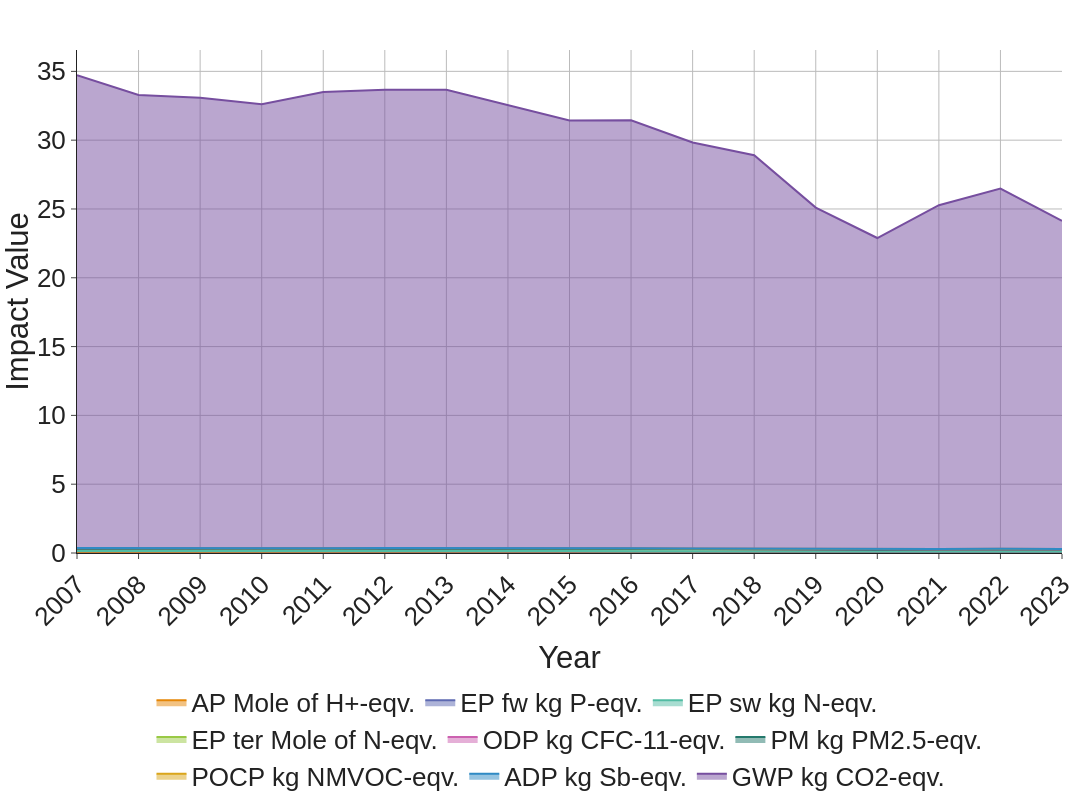
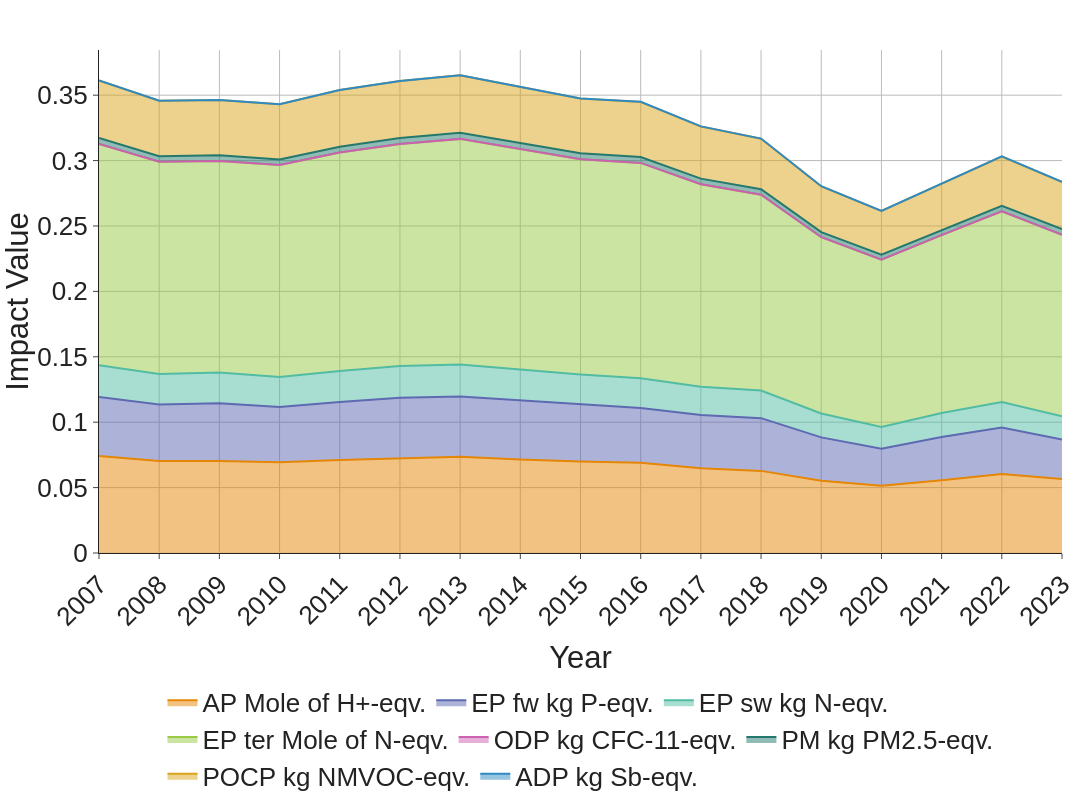

The notebook cell these images were saved under, in order:
### Code cell
# Figure 4: Environmental impacts of electricity consumption to produce 1 kg of hydrogen via AWE in Germany from 2007 to 2023: 
#        (a) with all environmental impacts and 
#        (b) without global warming potential.
# Excel: teams:LCA_Results+RawData.xlsx (1kg H2 LCA)

fig4_df = sheets_dict["Figure 4"]
fig4_df["year"] = fig4_df["year"].astype(int)
print(fig4_df.head())

# Map impact categories 
cols_all = [col for col in fig4_df.columns if col != "year"]

# Melt the DataFrame to long format for Plotly
fig4_a_df = fig4_df.melt(
    id_vars=["year"],
    value_vars=cols_all,
    var_name="Impact",
    value_name="Value"
)

fig4a = px.area(
    fig4_a_df,
    x="year",
    y="Value",
    color="Impact",
    color_discrete_sequence=COLOR_THEME,
    labels={
        "year": "Year",
        "Value": "Impact Value",
        # "Impact": "Impact Category"
    },
    # title="All Environmental Impacts"
)
fig4a.update_xaxes(tickmode="linear", tickangle=-45)
fig4a = apply_fig_defaults(fig4a)
fig4a.update_layout(
        width=DEFAULT_WIDTH,
        height=DEFAULT_HEIGHT,
)
fig4a.show()
export_fig(fig4a, "Figure_4a_env_impacts_incl_GWP", w=1200, h=720)

# Exclude GWP column
cols_without_gwp = [col for col in fig4_df.columns if col not in ("year", "GWP kg CO2-eqv.")]

# Melt the DataFrame to long format for Plotly
fig4_b_df = fig4_df.melt(
    id_vars=["year"],
    value_vars=cols_without_gwp,
    var_name="Impact",
    value_name="Value"
)

fig4b = px.area(
    fig4_b_df,
    x="year",
    y="Value",
    color="Impact",
    color_discrete_sequence=COLOR_THEME,
    labels={
        "year": "Year",
        "Value": "Impact Value",
        # "Impact": "Impact Category"
    },
    # title="Environmental Impacts (excluding GWP)"
)
fig4b.update_xaxes(tickmode="linear", tickangle=-45)
fig4b = apply_fig_defaults(fig4b)
fig4b.show()
export_fig(fig4b, "Figure_4b_env_impacts_excl_GWP", w=1200, h=720)

### Figure 1 — Plotly figure (JSON) as saved in the notebook; plotly's stock layout.template omitted (floating-point values rounded to 4 significant figures)
{"data": [{"fillpattern": {"shape": ""}, "hovertemplate": "Impact=AP Mole of H+-eqv.<br>Year=%{x}<br>Impact Value=%{y}<extra></extra>", "legendgroup": "AP Mole of H+-eqv.", "line": {"color": "rgb(229, 134, 6)"}, "marker": {"symbol": "circle"}, "mode": "lines", "name": "AP Mole of H+-eqv.", "orientation": "v", "showlegend": true, "stackgroup": "1", "type": "scatter", "x": [2007, 2008, 2009, 2010, 2011, 2012, 2013, 2014, 2015, 2016, 2017, 2018, 2019, 2020, 2021, 2022, 2023], "xaxis": "x", "y": [0.07423, 0.07039, 0.07028, 0.06934, 0.07104, 0.07243, 0.07359, 0.07141, 0.06986, 0.06893, 0.06479, 0.06278, 0.05532, 0.05148, 0.05561, 0.06044, 0.05652], "yaxis": "y"}, {"fillpattern": {"shape": ""}, "hovertemplate": "Impact=EP fw kg P-eqv.<br>Year=%{x}<br>Impact Value=%{y}<extra></extra>", "legendgroup": "EP fw kg P-eqv.", "line": {"color": "rgb(93, 105, 177)"}, "marker": {"symbol": "circle"}, "mode": "lines", "name": "EP fw kg P-eqv.", "orientation": "v", "showlegend": true, "stackgroup": "1", "type": "scatter", "x": [2007, 2008, 2009, 2010, 2011, 2012, 2013, 2014, 2015, 2016, 2017, 2018, 2019, 2020, 2021, 2022, 2023], "xaxis": "x", "y": [0.04512, 0.04315, 0.04428, 0.04223, 0.04448, 0.04627, 0.04614, 0.04531, 0.04356, 0.04195, 0.04068, 0.0403, 0.03305, 0.02818, 0.03301, 0.03542, 0.03027], "yaxis": "y"}, {"fillpattern": {"shape": ""}, "hovertemplate": "Impact=EP sw kg N-eqv.<br>Year=%{x}<br>Impact Value=%{y}<extra></extra>", "legendgroup": "EP sw kg N-eqv.", "line": {"color": "rgb(82, 188, 163)"}, "marker": {"symbol": "circle"}, "mode": "lines", "name": "EP sw kg N-eqv.", "orientation": "v", "showlegend": true, "stackgroup": "1", "type": "scatter", "x": [2007, 2008, 2009, 2010, 2011, 2012, 2013, 2014, 2015, 2016, 2017, 2018, 2019, 2020, 2021, 2022, 2023], "xaxis": "x", "y": [0.02424, 0.02325, 0.02337, 0.02295, 0.02369, 0.02418, 0.02434, 0.02379, 0.02305, 0.02272, 0.0216, 0.02109, 0.01829, 0.01664, 0.01838, 0.01951, 0.01772], "yaxis": "y"}, {"fillpattern": {"shape": ""}, "hovertemplate": "Impact=EP ter Mole of N-eqv.<br>Year=%{x}<br>Impact Value=%{y}<extra></extra>", "legendgroup": "EP ter Mole of N-eqv.", "line": {"color": "rgb(153, 201, 69)"}, "marker": {"symbol": "circle"}, "mode": "lines", "name": "EP ter Mole of N-eqv.", "orientation": "v", "showlegend": true, "stackgroup": "1", "type": "scatter", "x": [2007, 2008, 2009, 2010, 2011, 2012, 2013, 2014, 2015, 2016, 2017, 2018, 2019, 2020, 2021, 2022, 2023], "xaxis": "x", "y": [0.1692, 0.1623, 0.1618, 0.1621, 0.167, 0.1698, 0.1725, 0.1685, 0.1646, 0.1646, 0.1549, 0.1498, 0.1347, 0.1279, 0.136, 0.1458, 0.1388], "yaxis": "y"}, {"fillpattern": {"shape": ""}, "hovertemplate": "Impact=ODP kg CFC-11-eqv.<br>Year=%{x}<br>Impact Value=%{y}<extra></extra>", "legendgroup": "ODP kg CFC-11-eqv.", "line": {"color": "rgb(204, 97, 176)"}, "marker": {"symbol": "circle"}, "mode": "lines", "name": "ODP kg CFC-11-eqv.", "orientation": "v", "showlegend": true, "stackgroup": "1", "type": "scatter", "x": [2007, 2008, 2009, 2010, 2011, 2012, 2013, 2014, 2015, 2016, 2017, 2018, 2019, 2020, 2021, 2022, 2023], "xaxis": "x", "y": [1.067e-06, 1.171e-06, 1.154e-06, 1.188e-06, 1.186e-06, 1.065e-06, 9.627e-07, 8.986e-07, 8.88e-07, 1.083e-06, 1.123e-06, 1.089e-06, 1.218e-06, 1.338e-06, 1.263e-06, 1.167e-06, 1.308e-06], "yaxis": "y"}, {"fillpattern": {"shape": ""}, "hovertemplate": "Impact=PM kg PM2.5-eqv.<br>Year=%{x}<br>Impact Value=%{y}<extra></extra>", "legendgroup": "PM kg PM2.5-eqv.", "line": {"color": "rgb(36, 121, 108)"}, "marker": {"symbol": "circle"}, "mode": "lines", "name": "PM kg PM2.5-eqv.", "orientation": "v", "showlegend": true, "stackgroup": "1", "type": "scatter", "x": [2007, 2008, 2009, 2010, 2011, 2012, 2013, 2014, 2015, 2016, 2017, 2018, 2019, 2020, 2021, 2022, 2023], "xaxis": "x", "y": [0.004408, 0.004239, 0.004342, 0.004259, 0.004375, 0.004552, 0.004636, 0.004557, 0.004533, 0.004444, 0.004252, 0.004185, 0.003875, 0.003774, 0.003912, 0.004334, 0.004245], "yaxis": "y"}, {"fillpattern": {"shape": ""}, "hovertemplate": "Impact=POCP kg NMVOC-eqv.<br>Year=%{x}<br>Impact Value=%{y}<extra></extra>", "legendgroup": "POCP kg NMVOC-eqv.", "line": {"color": "rgb(218, 165, 27)"}, "marker": {"symbol": "circle"}, "mode": "lines", "name": "POCP kg NMVOC-eqv.", "orientation": "v", "showlegend": true, "stackgroup": "1", "type": "scatter", "x": [2007, 2008, 2009, 2010, 2011, 2012, 2013, 2014, 2015, 2016, 2017, 2018, 2019, 2020, 2021, 2022, 2023], "xaxis": "x", "y": [0.0441, 0.04245, 0.04215, 0.0422, 0.04331, 0.04361, 0.04404, 0.04282, 0.04183, 0.04218, 0.03989, 0.03861, 0.03504, 0.03347, 0.03543, 0.03759, 0.03605], "yaxis": "y"}, {"fillpattern": {"shape": ""}, "hovertemplate": "Impact=ADP kg Sb-eqv.<br>Year=%{x}<br>Impact Value=%{y}<extra></extra>", "legendgroup": "ADP kg Sb-eqv.", "line": {"color": "rgb(47, 138, 196)"}, "marker": {"symbol": "circle"}, "mode": "lines", "name": "ADP kg Sb-eqv.", "orientation": "v", "showlegend": true, "stackgroup": "1", "type": "scatter", "x": [2007, 2008, 2009, 2010, 2011, 2012, 2013, 2014, 2015, 2016, 2017, 2018, 2019, 2020, 2021, 2022, 2023], "xaxis": "x", "y": [2.996e-05, 3.054e-05, 3.213e-05, 3.372e-05, 4.198e-05, 4.514e-05, 4.693e-05, 5.189e-05, 5.991e-05, 5.903e-05, 6.858e-05, 7.361e-05, 8.281e-05, 9.136e-05, 8.27e-05, 9.471e-05, 0.0001121], "yaxis": "y"}, {"fillpattern": {"shape": ""}, "hovertemplate": "Impact=GWP kg CO2-eqv.<br>Year=%{x}<br>Impact Value=%{y}<extra></extra>", "legendgroup": "GWP kg CO2-eqv.", "line": {"color": "rgb(118, 78, 159)"}, "marker": {"symbol": "circle"}, "mode": "lines", "name": "GWP kg CO2-eqv.", "orientation": "v", "showlegend": true, "stackgroup": "1", "type": "scatter", "x": [2007, 2008, 2009, 2010, 2011, 2012, 2013, 2014, 2015, 2016, 2017, 2018, 2019, 2020, 2021, 2022, 2023], "xaxis": "x", "y": [34.36, 32.94, 32.74, 32.26, 33.14, 33.29, 33.31, 32.18, 31.08, 31.1, 29.5, 28.58, 24.82, 22.63, 24.99, 26.18, 23.86], "yaxis": "y"}], "layout": {"font": {"color": "#222222", "family": "Arial, sans-serif", "size": 26}, "height": 800, "legend": {"orientation": "h", "title": {"text": ""}, "tracegroupgap": 0, "x": 0.5, "xanchor": "center", "y": -0.25, "yanchor": "top"}, "margin": {"b": 0, "l": 30, "r": 30, "t": 50}, "plot_bgcolor": "white", "showlegend": true, "width": 1500, "xaxis": {"anchor": "y", "domain": [0, 1], "gridcolor": "#bbbbbb", "gridwidth": 1, "linecolor": "#222", "linewidth": 1, "showgrid": true, "tickangle": -45, "ticklen": 5, "tickmode": "linear", "ticks": "outside", "title": {"text": "Year"}}, "yaxis": {"anchor": "x", "domain": [0, 1], "gridcolor": "#bbbbbb", "gridwidth": 1, "linecolor": "#222", "linewidth": 1, "showgrid": true, "ticklen": 5, "ticks": "outside", "title": {"text": "Impact Value"}}}}

### Figure 2 — Plotly figure (JSON) as saved in the notebook; plotly's stock layout.template omitted (floating-point values rounded to 4 significant figures)
{"data": [{"fillpattern": {"shape": ""}, "hovertemplate": "Impact=AP Mole of H+-eqv.<br>Year=%{x}<br>Impact Value=%{y}<extra></extra>", "legendgroup": "AP Mole of H+-eqv.", "line": {"color": "rgb(229, 134, 6)"}, "marker": {"symbol": "circle"}, "mode": "lines", "name": "AP Mole of H+-eqv.", "orientation": "v", "showlegend": true, "stackgroup": "1", "type": "scatter", "x": [2007, 2008, 2009, 2010, 2011, 2012, 2013, 2014, 2015, 2016, 2017, 2018, 2019, 2020, 2021, 2022, 2023], "xaxis": "x", "y": [0.07423, 0.07039, 0.07028, 0.06934, 0.07104, 0.07243, 0.07359, 0.07141, 0.06986, 0.06893, 0.06479, 0.06278, 0.05532, 0.05148, 0.05561, 0.06044, 0.05652], "yaxis": "y"}, {"fillpattern": {"shape": ""}, "hovertemplate": "Impact=EP fw kg P-eqv.<br>Year=%{x}<br>Impact Value=%{y}<extra></extra>", "legendgroup": "EP fw kg P-eqv.", "line": {"color": "rgb(93, 105, 177)"}, "marker": {"symbol": "circle"}, "mode": "lines", "name": "EP fw kg P-eqv.", "orientation": "v", "showlegend": true, "stackgroup": "1", "type": "scatter", "x": [2007, 2008, 2009, 2010, 2011, 2012, 2013, 2014, 2015, 2016, 2017, 2018, 2019, 2020, 2021, 2022, 2023], "xaxis": "x", "y": [0.04512, 0.04315, 0.04428, 0.04223, 0.04448, 0.04627, 0.04614, 0.04531, 0.04356, 0.04195, 0.04068, 0.0403, 0.03305, 0.02818, 0.03301, 0.03542, 0.03027], "yaxis": "y"}, {"fillpattern": {"shape": ""}, "hovertemplate": "Impact=EP sw kg N-eqv.<br>Year=%{x}<br>Impact Value=%{y}<extra></extra>", "legendgroup": "EP sw kg N-eqv.", "line": {"color": "rgb(82, 188, 163)"}, "marker": {"symbol": "circle"}, "mode": "lines", "name": "EP sw kg N-eqv.", "orientation": "v", "showlegend": true, "stackgroup": "1", "type": "scatter", "x": [2007, 2008, 2009, 2010, 2011, 2012, 2013, 2014, 2015, 2016, 2017, 2018, 2019, 2020, 2021, 2022, 2023], "xaxis": "x", "y": [0.02424, 0.02325, 0.02337, 0.02295, 0.02369, 0.02418, 0.02434, 0.02379, 0.02305, 0.02272, 0.0216, 0.02109, 0.01829, 0.01664, 0.01838, 0.01951, 0.01772], "yaxis": "y"}, {"fillpattern": {"shape": ""}, "hovertemplate": "Impact=EP ter Mole of N-eqv.<br>Year=%{x}<br>Impact Value=%{y}<extra></extra>", "legendgroup": "EP ter Mole of N-eqv.", "line": {"color": "rgb(153, 201, 69)"}, "marker": {"symbol": "circle"}, "mode": "lines", "name": "EP ter Mole of N-eqv.", "orientation": "v", "showlegend": true, "stackgroup": "1", "type": "scatter", "x": [2007, 2008, 2009, 2010, 2011, 2012, 2013, 2014, 2015, 2016, 2017, 2018, 2019, 2020, 2021, 2022, 2023], "xaxis": "x", "y": [0.1692, 0.1623, 0.1618, 0.1621, 0.167, 0.1698, 0.1725, 0.1685, 0.1646, 0.1646, 0.1549, 0.1498, 0.1347, 0.1279, 0.136, 0.1458, 0.1388], "yaxis": "y"}, {"fillpattern": {"shape": ""}, "hovertemplate": "Impact=ODP kg CFC-11-eqv.<br>Year=%{x}<br>Impact Value=%{y}<extra></extra>", "legendgroup": "ODP kg CFC-11-eqv.", "line": {"color": "rgb(204, 97, 176)"}, "marker": {"symbol": "circle"}, "mode": "lines", "name": "ODP kg CFC-11-eqv.", "orientation": "v", "showlegend": true, "stackgroup": "1", "type": "scatter", "x": [2007, 2008, 2009, 2010, 2011, 2012, 2013, 2014, 2015, 2016, 2017, 2018, 2019, 2020, 2021, 2022, 2023], "xaxis": "x", "y": [1.067e-06, 1.171e-06, 1.154e-06, 1.188e-06, 1.186e-06, 1.065e-06, 9.627e-07, 8.986e-07, 8.88e-07, 1.083e-06, 1.123e-06, 1.089e-06, 1.218e-06, 1.338e-06, 1.263e-06, 1.167e-06, 1.308e-06], "yaxis": "y"}, {"fillpattern": {"shape": ""}, "hovertemplate": "Impact=PM kg PM2.5-eqv.<br>Year=%{x}<br>Impact Value=%{y}<extra></extra>", "legendgroup": "PM kg PM2.5-eqv.", "line": {"color": "rgb(36, 121, 108)"}, "marker": {"symbol": "circle"}, "mode": "lines", "name": "PM kg PM2.5-eqv.", "orientation": "v", "showlegend": true, "stackgroup": "1", "type": "scatter", "x": [2007, 2008, 2009, 2010, 2011, 2012, 2013, 2014, 2015, 2016, 2017, 2018, 2019, 2020, 2021, 2022, 2023], "xaxis": "x", "y": [0.004408, 0.004239, 0.004342, 0.004259, 0.004375, 0.004552, 0.004636, 0.004557, 0.004533, 0.004444, 0.004252, 0.004185, 0.003875, 0.003774, 0.003912, 0.004334, 0.004245], "yaxis": "y"}, {"fillpattern": {"shape": ""}, "hovertemplate": "Impact=POCP kg NMVOC-eqv.<br>Year=%{x}<br>Impact Value=%{y}<extra></extra>", "legendgroup": "POCP kg NMVOC-eqv.", "line": {"color": "rgb(218, 165, 27)"}, "marker": {"symbol": "circle"}, "mode": "lines", "name": "POCP kg NMVOC-eqv.", "orientation": "v", "showlegend": true, "stackgroup": "1", "type": "scatter", "x": [2007, 2008, 2009, 2010, 2011, 2012, 2013, 2014, 2015, 2016, 2017, 2018, 2019, 2020, 2021, 2022, 2023], "xaxis": "x", "y": [0.0441, 0.04245, 0.04215, 0.0422, 0.04331, 0.04361, 0.04404, 0.04282, 0.04183, 0.04218, 0.03989, 0.03861, 0.03504, 0.03347, 0.03543, 0.03759, 0.03605], "yaxis": "y"}, {"fillpattern": {"shape": ""}, "hovertemplate": "Impact=ADP kg Sb-eqv.<br>Year=%{x}<br>Impact Value=%{y}<extra></extra>", "legendgroup": "ADP kg Sb-eqv.", "line": {"color": "rgb(47, 138, 196)"}, "marker": {"symbol": "circle"}, "mode": "lines", "name": "ADP kg Sb-eqv.", "orientation": "v", "showlegend": true, "stackgroup": "1", "type": "scatter", "x": [2007, 2008, 2009, 2010, 2011, 2012, 2013, 2014, 2015, 2016, 2017, 2018, 2019, 2020, 2021, 2022, 2023], "xaxis": "x", "y": [2.996e-05, 3.054e-05, 3.213e-05, 3.372e-05, 4.198e-05, 4.514e-05, 4.693e-05, 5.189e-05, 5.991e-05, 5.903e-05, 6.858e-05, 7.361e-05, 8.281e-05, 9.136e-05, 8.27e-05, 9.471e-05, 0.0001121], "yaxis": "y"}], "layout": {"font": {"color": "#222222", "family": "Arial, sans-serif", "size": 26}, "height": 800, "legend": {"orientation": "h", "title": {"text": ""}, "tracegroupgap": 0, "x": 0.5, "xanchor": "center", "y": -0.25, "yanchor": "top"}, "margin": {"b": 0, "l": 30, "r": 30, "t": 50}, "plot_bgcolor": "white", "showlegend": true, "width": 1500, "xaxis": {"anchor": "y", "domain": [0, 1], "gridcolor": "#bbbbbb", "gridwidth": 1, "linecolor": "#222", "linewidth": 1, "showgrid": true, "tickangle": -45, "ticklen": 5, "tickmode": "linear", "ticks": "outside", "title": {"text": "Year"}}, "yaxis": {"anchor": "x", "domain": [0, 1], "gridcolor": "#bbbbbb", "gridwidth": 1, "linecolor": "#222", "linewidth": 1, "showgrid": true, "ticklen": 5, "ticks": "outside", "title": {"text": "Impact Value"}}}}
